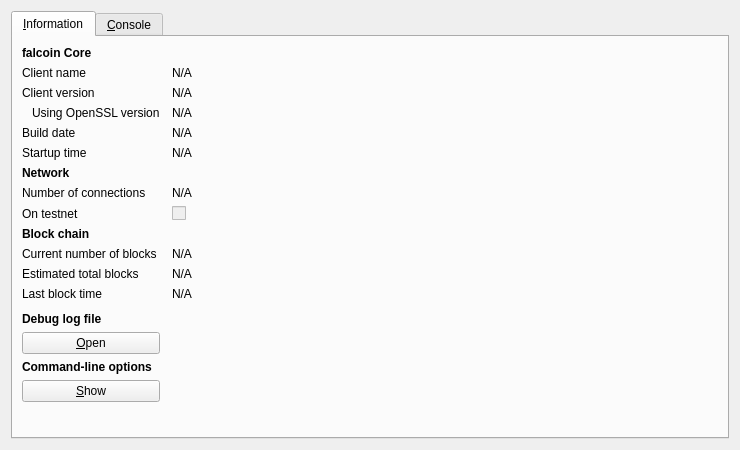
<?xml version="1.0" encoding="UTF-8"?>
<ui version="4.0">
 <class>RPCConsole</class>
 <widget class="QDialog" name="RPCConsole">
  <property name="geometry">
   <rect>
    <x>0</x>
    <y>0</y>
    <width>740</width>
    <height>450</height>
   </rect>
  </property>
  <property name="windowTitle">
   <string>falcoin - Debug window</string>
  </property>
  <layout class="QVBoxLayout" name="verticalLayout_2">
   <item>
    <widget class="QTabWidget" name="tabWidget">
     <property name="currentIndex">
      <number>0</number>
     </property>
     <widget class="QWidget" name="tab_info">
      <attribute name="title">
       <string>&amp;Information</string>
      </attribute>
      <layout class="QGridLayout" name="gridLayout" columnstretch="0,1">
       <property name="horizontalSpacing">
        <number>12</number>
       </property>
       <item row="0" column="0">
        <widget class="QLabel" name="label_9">
         <property name="font">
          <font>
           <weight>75</weight>
           <bold>true</bold>
          </font>
         </property>
         <property name="text">
          <string>falcoin Core</string>
         </property>
        </widget>
       </item>
       <item row="1" column="0">
        <widget class="QLabel" name="label_5">
         <property name="text">
          <string>Client name</string>
         </property>
        </widget>
       </item>
       <item row="1" column="1">
        <widget class="QLabel" name="clientName">
         <property name="cursor">
          <cursorShape>IBeamCursor</cursorShape>
         </property>
         <property name="text">
          <string>N/A</string>
         </property>
         <property name="textFormat">
          <enum>Qt::PlainText</enum>
         </property>
         <property name="textInteractionFlags">
          <set>Qt::LinksAccessibleByMouse|Qt::TextSelectableByKeyboard|Qt::TextSelectableByMouse</set>
         </property>
        </widget>
       </item>
       <item row="2" column="0">
        <widget class="QLabel" name="label_6">
         <property name="text">
          <string>Client version</string>
         </property>
        </widget>
       </item>
       <item row="2" column="1">
        <widget class="QLabel" name="clientVersion">
         <property name="cursor">
          <cursorShape>IBeamCursor</cursorShape>
         </property>
         <property name="text">
          <string>N/A</string>
         </property>
         <property name="textFormat">
          <enum>Qt::PlainText</enum>
         </property>
         <property name="textInteractionFlags">
          <set>Qt::LinksAccessibleByMouse|Qt::TextSelectableByKeyboard|Qt::TextSelectableByMouse</set>
         </property>
        </widget>
       </item>
       <item row="3" column="0">
        <widget class="QLabel" name="label_14">
         <property name="text">
          <string>Using OpenSSL version</string>
         </property>
         <property name="indent">
          <number>10</number>
         </property>
        </widget>
       </item>
       <item row="3" column="1">
        <widget class="QLabel" name="openSSLVersion">
         <property name="cursor">
          <cursorShape>IBeamCursor</cursorShape>
         </property>
         <property name="text">
          <string>N/A</string>
         </property>
         <property name="textFormat">
          <enum>Qt::PlainText</enum>
         </property>
         <property name="textInteractionFlags">
          <set>Qt::LinksAccessibleByMouse|Qt::TextSelectableByKeyboard|Qt::TextSelectableByMouse</set>
         </property>
        </widget>
       </item>
       <item row="4" column="0">
        <widget class="QLabel" name="label_12">
         <property name="text">
          <string>Build date</string>
         </property>
        </widget>
       </item>
       <item row="4" column="1">
        <widget class="QLabel" name="buildDate">
         <property name="cursor">
          <cursorShape>IBeamCursor</cursorShape>
         </property>
         <property name="text">
          <string>N/A</string>
         </property>
         <property name="textFormat">
          <enum>Qt::PlainText</enum>
         </property>
         <property name="textInteractionFlags">
          <set>Qt::LinksAccessibleByMouse|Qt::TextSelectableByKeyboard|Qt::TextSelectableByMouse</set>
         </property>
        </widget>
       </item>
       <item row="5" column="0">
        <widget class="QLabel" name="label_13">
         <property name="text">
          <string>Startup time</string>
         </property>
        </widget>
       </item>
       <item row="5" column="1">
        <widget class="QLabel" name="startupTime">
         <property name="cursor">
          <cursorShape>IBeamCursor</cursorShape>
         </property>
         <property name="text">
          <string>N/A</string>
         </property>
         <property name="textFormat">
          <enum>Qt::PlainText</enum>
         </property>
         <property name="textInteractionFlags">
          <set>Qt::LinksAccessibleByMouse|Qt::TextSelectableByKeyboard|Qt::TextSelectableByMouse</set>
         </property>
        </widget>
       </item>
       <item row="6" column="0">
        <widget class="QLabel" name="label_11">
         <property name="font">
          <font>
           <weight>75</weight>
           <bold>true</bold>
          </font>
         </property>
         <property name="text">
          <string>Network</string>
         </property>
        </widget>
       </item>
       <item row="7" column="0">
        <widget class="QLabel" name="label_7">
         <property name="text">
          <string>Number of connections</string>
         </property>
        </widget>
       </item>
       <item row="7" column="1">
        <widget class="QLabel" name="numberOfConnections">
         <property name="cursor">
          <cursorShape>IBeamCursor</cursorShape>
         </property>
         <property name="text">
          <string>N/A</string>
         </property>
         <property name="textFormat">
          <enum>Qt::PlainText</enum>
         </property>
         <property name="textInteractionFlags">
          <set>Qt::LinksAccessibleByMouse|Qt::TextSelectableByKeyboard|Qt::TextSelectableByMouse</set>
         </property>
        </widget>
       </item>
       <item row="8" column="0">
        <widget class="QLabel" name="label_8">
         <property name="text">
          <string>On testnet</string>
         </property>
        </widget>
       </item>
       <item row="8" column="1">
        <widget class="QCheckBox" name="isTestNet">
         <property name="enabled">
          <bool>false</bool>
         </property>
         <property name="text">
          <string/>
         </property>
        </widget>
       </item>
       <item row="9" column="0">
        <widget class="QLabel" name="label_10">
         <property name="font">
          <font>
           <weight>75</weight>
           <bold>true</bold>
          </font>
         </property>
         <property name="text">
          <string>Block chain</string>
         </property>
        </widget>
       </item>
       <item row="10" column="0">
        <widget class="QLabel" name="label_3">
         <property name="text">
          <string>Current number of blocks</string>
         </property>
        </widget>
       </item>
       <item row="10" column="1">
        <widget class="QLabel" name="numberOfBlocks">
         <property name="cursor">
          <cursorShape>IBeamCursor</cursorShape>
         </property>
         <property name="text">
          <string>N/A</string>
         </property>
         <property name="textFormat">
          <enum>Qt::PlainText</enum>
         </property>
         <property name="textInteractionFlags">
          <set>Qt::LinksAccessibleByMouse|Qt::TextSelectableByKeyboard|Qt::TextSelectableByMouse</set>
         </property>
        </widget>
       </item>
       <item row="11" column="0">
        <widget class="QLabel" name="label_4">
         <property name="text">
          <string>Estimated total blocks</string>
         </property>
        </widget>
       </item>
       <item row="11" column="1">
        <widget class="QLabel" name="totalBlocks">
         <property name="cursor">
          <cursorShape>IBeamCursor</cursorShape>
         </property>
         <property name="text">
          <string>N/A</string>
         </property>
         <property name="textFormat">
          <enum>Qt::PlainText</enum>
         </property>
         <property name="textInteractionFlags">
          <set>Qt::LinksAccessibleByMouse|Qt::TextSelectableByKeyboard|Qt::TextSelectableByMouse</set>
         </property>
        </widget>
       </item>
       <item row="12" column="0">
        <widget class="QLabel" name="label_2">
         <property name="text">
          <string>Last block time</string>
         </property>
        </widget>
       </item>
       <item row="12" column="1">
        <widget class="QLabel" name="lastBlockTime">
         <property name="cursor">
          <cursorShape>IBeamCursor</cursorShape>
         </property>
         <property name="text">
          <string>N/A</string>
         </property>
         <property name="textFormat">
          <enum>Qt::PlainText</enum>
         </property>
         <property name="textInteractionFlags">
          <set>Qt::LinksAccessibleByMouse|Qt::TextSelectableByKeyboard|Qt::TextSelectableByMouse</set>
         </property>
        </widget>
       </item>
       <item row="13" column="0">
        <spacer name="verticalSpacer_2">
         <property name="orientation">
          <enum>Qt::Vertical</enum>
         </property>
         <property name="sizeHint" stdset="0">
          <size>
           <width>20</width>
           <height>20</height>
          </size>
         </property>
        </spacer>
       </item>
       <item row="14" column="0">
        <widget class="QLabel" name="labelDebugLogfile">
         <property name="font">
          <font>
           <weight>75</weight>
           <bold>true</bold>
          </font>
         </property>
         <property name="text">
          <string>Debug log file</string>
         </property>
        </widget>
       </item>
       <item row="15" column="0">
        <widget class="QPushButton" name="openDebugLogfileButton">
         <property name="toolTip">
          <string>Open the falcoin debug log file from the current data directory. This can take a few seconds for large log files.</string>
         </property>
         <property name="text">
          <string>&amp;Open</string>
         </property>
         <property name="autoDefault">
          <bool>false</bool>
         </property>
        </widget>
       </item>
       <item row="16" column="0">
        <widget class="QLabel" name="labelCLOptions">
         <property name="font">
          <font>
           <weight>75</weight>
           <bold>true</bold>
          </font>
         </property>
         <property name="text">
          <string>Command-line options</string>
         </property>
        </widget>
       </item>
       <item row="17" column="0">
        <widget class="QPushButton" name="showCLOptionsButton">
         <property name="toolTip">
          <string>Show the falcoin-Qt help message to get a list with possible FALCoin command-line options.</string>
         </property>
         <property name="text">
          <string>&amp;Show</string>
         </property>
         <property name="autoDefault">
          <bool>false</bool>
         </property>
        </widget>
       </item>
       <item row="18" column="0">
        <spacer name="verticalSpacer">
         <property name="orientation">
          <enum>Qt::Vertical</enum>
         </property>
         <property name="sizeHint" stdset="0">
          <size>
           <width>20</width>
           <height>40</height>
          </size>
         </property>
        </spacer>
       </item>
      </layout>
     </widget>
     <widget class="QWidget" name="tab_console">
      <attribute name="title">
       <string>&amp;Console</string>
      </attribute>
      <layout class="QVBoxLayout" name="verticalLayout_3">
       <property name="spacing">
        <number>3</number>
       </property>
       <item>
        <widget class="QTextEdit" name="messagesWidget">
         <property name="minimumSize">
          <size>
           <width>0</width>
           <height>100</height>
          </size>
         </property>
         <property name="readOnly">
          <bool>true</bool>
         </property>
         <property name="tabKeyNavigation" stdset="0">
          <bool>false</bool>
         </property>
         <property name="columnCount" stdset="0">
          <number>2</number>
         </property>
        </widget>
       </item>
       <item>
        <layout class="QHBoxLayout" name="horizontalLayout">
         <property name="spacing">
          <number>3</number>
         </property>
         <item>
          <widget class="QLabel" name="label">
           <property name="text">
            <string notr="true">&gt;</string>
           </property>
          </widget>
         </item>
         <item>
          <widget class="QLineEdit" name="lineEdit"/>
         </item>
         <item>
          <widget class="QPushButton" name="clearButton">
           <property name="maximumSize">
            <size>
             <width>24</width>
             <height>24</height>
            </size>
           </property>
           <property name="toolTip">
            <string>Clear console</string>
           </property>
           <property name="text">
            <string/>
           </property>
           <property name="icon">
            <iconset resource="../bitcoin.qrc">
             <normaloff>:/icons/remove</normaloff>:/icons/remove</iconset>
           </property>
           <property name="shortcut">
            <string notr="true">Ctrl+L</string>
           </property>
           <property name="autoDefault">
            <bool>false</bool>
           </property>
          </widget>
         </item>
        </layout>
       </item>
      </layout>
     </widget>
    </widget>
   </item>
  </layout>
 </widget>
 <resources>
  <include location="../bitcoin.qrc"/>
 </resources>
 <connections/>
</ui>
